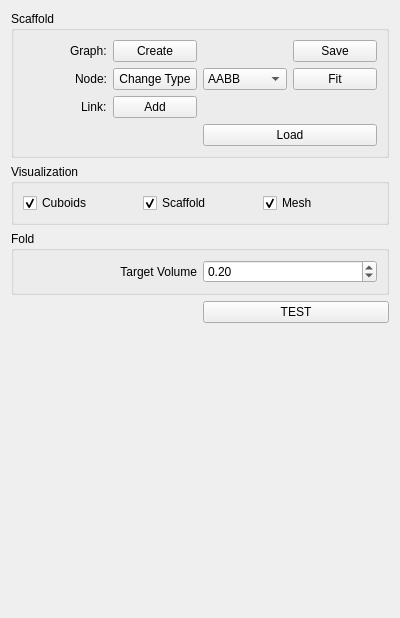
<?xml version="1.0" encoding="UTF-8"?>
<ui version="4.0">
 <class>FoldabilizerWidget</class>
 <widget class="QWidget" name="FoldabilizerWidget">
  <property name="geometry">
   <rect>
    <x>0</x>
    <y>0</y>
    <width>400</width>
    <height>618</height>
   </rect>
  </property>
  <property name="minimumSize">
   <size>
    <width>400</width>
    <height>0</height>
   </size>
  </property>
  <property name="maximumSize">
   <size>
    <width>400</width>
    <height>16777215</height>
   </size>
  </property>
  <property name="windowTitle">
   <string>Form</string>
  </property>
  <layout class="QGridLayout" name="gridLayout">
   <item row="2" column="0" colspan="2">
    <widget class="QGroupBox" name="groupBox_2">
     <property name="title">
      <string>Visualization</string>
     </property>
     <layout class="QGridLayout" name="gridLayout_3">
      <item row="0" column="0">
       <widget class="QCheckBox" name="showCuboids">
        <property name="text">
         <string>Cuboids</string>
        </property>
        <property name="checked">
         <bool>true</bool>
        </property>
       </widget>
      </item>
      <item row="0" column="1">
       <widget class="QCheckBox" name="showScaffold">
        <property name="text">
         <string>Scaffold</string>
        </property>
        <property name="checked">
         <bool>true</bool>
        </property>
       </widget>
      </item>
      <item row="0" column="2">
       <widget class="QCheckBox" name="showMesh">
        <property name="text">
         <string>Mesh</string>
        </property>
        <property name="checked">
         <bool>true</bool>
        </property>
       </widget>
      </item>
     </layout>
    </widget>
   </item>
   <item row="1" column="0" colspan="2">
    <widget class="QGroupBox" name="groupBox">
     <property name="title">
      <string>Scaffold</string>
     </property>
     <layout class="QGridLayout" name="gridLayout_2">
      <item row="1" column="3">
       <widget class="QComboBox" name="cuboidMethod">
        <property name="editable">
         <bool>false</bool>
        </property>
        <item>
         <property name="text">
          <string>AABB</string>
         </property>
        </item>
        <item>
         <property name="text">
          <string>minOBB</string>
         </property>
        </item>
       </widget>
      </item>
      <item row="2" column="0" alignment="Qt::AlignRight">
       <widget class="QLabel" name="label_3">
        <property name="text">
         <string>Link:</string>
        </property>
       </widget>
      </item>
      <item row="0" column="2">
       <widget class="QPushButton" name="createScaffold">
        <property name="text">
         <string>Create</string>
        </property>
       </widget>
      </item>
      <item row="2" column="2">
       <widget class="QPushButton" name="addLink">
        <property name="text">
         <string>Add</string>
        </property>
       </widget>
      </item>
      <item row="0" column="0" alignment="Qt::AlignRight">
       <widget class="QLabel" name="label_2">
        <property name="text">
         <string>Graph:</string>
        </property>
       </widget>
      </item>
      <item row="1" column="0" alignment="Qt::AlignRight">
       <widget class="QLabel" name="label">
        <property name="text">
         <string>Node:</string>
        </property>
       </widget>
      </item>
      <item row="1" column="4">
       <widget class="QPushButton" name="fitCuboid">
        <property name="text">
         <string>Fit</string>
        </property>
       </widget>
      </item>
      <item row="1" column="2">
       <widget class="QPushButton" name="changeCuboidType">
        <property name="text">
         <string>Change Type</string>
        </property>
       </widget>
      </item>
      <item row="3" column="3" colspan="2">
       <widget class="QPushButton" name="loadScaffold">
        <property name="text">
         <string>Load</string>
        </property>
       </widget>
      </item>
      <item row="0" column="4">
       <widget class="QPushButton" name="saveScaffold">
        <property name="text">
         <string>Save</string>
        </property>
       </widget>
      </item>
     </layout>
    </widget>
   </item>
   <item row="11" column="0" colspan="2">
    <spacer name="verticalSpacer">
     <property name="orientation">
      <enum>Qt::Vertical</enum>
     </property>
     <property name="sizeHint" stdset="0">
      <size>
       <width>20</width>
       <height>40</height>
      </size>
     </property>
    </spacer>
   </item>
   <item row="10" column="1">
    <widget class="QPushButton" name="test">
     <property name="text">
      <string>TEST</string>
     </property>
    </widget>
   </item>
   <item row="3" column="0" colspan="2">
    <widget class="QGroupBox" name="groupBox_3">
     <property name="title">
      <string>Fold</string>
     </property>
     <layout class="QGridLayout" name="gridLayout_4">
      <item row="1" column="1">
       <widget class="QDoubleSpinBox" name="targetV">
        <property name="maximum">
         <double>1.000000000000000</double>
        </property>
        <property name="singleStep">
         <double>0.100000000000000</double>
        </property>
        <property name="value">
         <double>0.200000000000000</double>
        </property>
       </widget>
      </item>
      <item row="1" column="0">
       <widget class="QLabel" name="label_5">
        <property name="text">
         <string>Target Volume</string>
        </property>
        <property name="alignment">
         <set>Qt::AlignRight|Qt::AlignTrailing|Qt::AlignVCenter</set>
        </property>
       </widget>
      </item>
     </layout>
    </widget>
   </item>
  </layout>
 </widget>
 <resources/>
 <connections/>
</ui>
